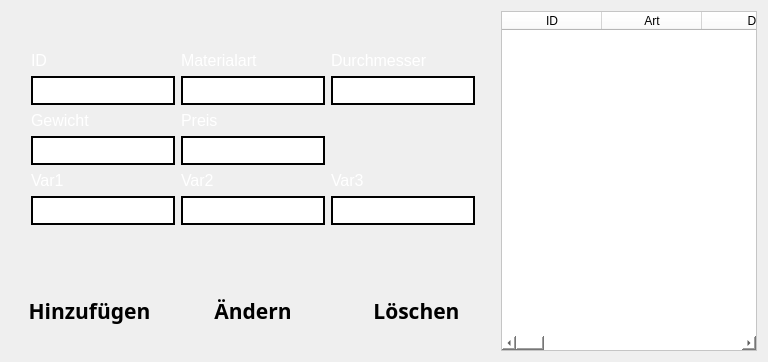
     <widget class="QWidget" name="tab_4">
      <attribute name="title">
       <string>Materialparameter</string>
      </attribute>
      <layout class="QHBoxLayout" name="horizontalLayout_5">
       <item>
        <layout class="QVBoxLayout" name="verticalLayout_7">
         <item>
          <layout class="QGridLayout" name="gridLayout_7">
           <item row="2" column="1">
            <widget class="QLineEdit" name="lineEdit_3">
             <property name="font">
              <font>
               <family>VW Head CarUI</family>
               <pointsize>12</pointsize>
              </font>
             </property>
             <property name="styleSheet">
              <string notr="true">QLineEdit{
background-color:rgb(255, 255, 255);
border-style:solid;
border-width:2px;
border-color: qlineargradient(x1: 0, y1: 0, x2: 0, y2: 1,
                     stop: 0 #c8def3, stop: 0.4 #8daac4,
                     stop: 0.5 #5085b5, stop: 1.0 #226eb3);
}
QLineEdit:hover{
background-color:rgb(255, 255, 255);
border-style:solid;
border-width:2px;
border-color: qlineargradient(x1: 0, y1: 0, x2: 0, y2: 1,
                     stop: 0 #6798c7, stop: 0.4 #6fa3d6,
                     stop: 0.5 #79aee2, stop: 1.0 #c8def3);
}</string>
             </property>
            </widget>
           </item>
           <item row="6" column="1">
            <widget class="QLineEdit" name="lineEdit_6">
             <property name="font">
              <font>
               <family>VW Head CarUI</family>
               <pointsize>12</pointsize>
              </font>
             </property>
             <property name="styleSheet">
              <string notr="true">QLineEdit{
background-color:rgb(255, 255, 255);
border-style:solid;
border-width:2px;
border-color: qlineargradient(x1: 0, y1: 0, x2: 0, y2: 1,
                     stop: 0 #c8def3, stop: 0.4 #8daac4,
                     stop: 0.5 #5085b5, stop: 1.0 #226eb3);
}
QLineEdit:hover{
background-color:rgb(255, 255, 255);
border-style:solid;
border-width:2px;
border-color: qlineargradient(x1: 0, y1: 0, x2: 0, y2: 1,
                     stop: 0 #6798c7, stop: 0.4 #6fa3d6,
                     stop: 0.5 #79aee2, stop: 1.0 #c8def3);
}</string>
             </property>
            </widget>
           </item>
           <item row="1" column="1">
            <widget class="QLabel" name="label_21">
             <property name="font">
              <font>
               <pointsize>12</pointsize>
              </font>
             </property>
             <property name="styleSheet">
              <string notr="true">color:rgb(255,255,255)</string>
             </property>
             <property name="text">
              <string>ID</string>
             </property>
            </widget>
           </item>
           <item row="0" column="2">
            <spacer name="verticalSpacer_10">
             <property name="orientation">
              <enum>Qt::Vertical</enum>
             </property>
             <property name="sizeType">
              <enum>QSizePolicy::Fixed</enum>
             </property>
             <property name="sizeHint" stdset="0">
              <size>
               <width>20</width>
               <height>40</height>
              </size>
             </property>
            </spacer>
           </item>
           <item row="2" column="2">
            <widget class="QLineEdit" name="lineEdit">
             <property name="font">
              <font>
               <family>VW Head CarUI</family>
               <pointsize>12</pointsize>
              </font>
             </property>
             <property name="styleSheet">
              <string notr="true">QLineEdit{
background-color:rgb(255, 255, 255);
border-style:solid;
border-width:2px;
border-color: qlineargradient(x1: 0, y1: 0, x2: 0, y2: 1,
                     stop: 0 #c8def3, stop: 0.4 #8daac4,
                     stop: 0.5 #5085b5, stop: 1.0 #226eb3);
}
QLineEdit:hover{
background-color:rgb(255, 255, 255);
border-style:solid;
border-width:2px;
border-color: qlineargradient(x1: 0, y1: 0, x2: 0, y2: 1,
                     stop: 0 #6798c7, stop: 0.4 #6fa3d6,
                     stop: 0.5 #79aee2, stop: 1.0 #c8def3);
}</string>
             </property>
            </widget>
           </item>
           <item row="7" column="2">
            <spacer name="verticalSpacer_9">
             <property name="orientation">
              <enum>Qt::Vertical</enum>
             </property>
             <property name="sizeHint" stdset="0">
              <size>
               <width>20</width>
               <height>40</height>
              </size>
             </property>
            </spacer>
           </item>
           <item row="1" column="2">
            <widget class="QLabel" name="label_19">
             <property name="font">
              <font>
               <pointsize>12</pointsize>
              </font>
             </property>
             <property name="styleSheet">
              <string notr="true">color:rgb(255,255,255)</string>
             </property>
             <property name="text">
              <string>Materialart</string>
             </property>
            </widget>
           </item>
           <item row="2" column="7">
            <spacer name="horizontalSpacer_15">
             <property name="orientation">
              <enum>Qt::Horizontal</enum>
             </property>
             <property name="sizeType">
              <enum>QSizePolicy::Fixed</enum>
             </property>
             <property name="sizeHint" stdset="0">
              <size>
               <width>20</width>
               <height>20</height>
              </size>
             </property>
            </spacer>
           </item>
           <item row="1" column="6">
            <widget class="QLabel" name="label_20">
             <property name="font">
              <font>
               <pointsize>12</pointsize>
              </font>
             </property>
             <property name="styleSheet">
              <string notr="true">color:rgb(255,255,255)</string>
             </property>
             <property name="text">
              <string>Durchmesser</string>
             </property>
            </widget>
           </item>
           <item row="2" column="6">
            <widget class="QLineEdit" name="lineEdit_2">
             <property name="font">
              <font>
               <family>VW Head CarUI</family>
               <pointsize>12</pointsize>
              </font>
             </property>
             <property name="styleSheet">
              <string notr="true">QLineEdit{
background-color:rgb(255, 255, 255);
border-style:solid;
border-width:2px;
border-color: qlineargradient(x1: 0, y1: 0, x2: 0, y2: 1,
                     stop: 0 #c8def3, stop: 0.4 #8daac4,
                     stop: 0.5 #5085b5, stop: 1.0 #226eb3);
}
QLineEdit:hover{
background-color:rgb(255, 255, 255);
border-style:solid;
border-width:2px;
border-color: qlineargradient(x1: 0, y1: 0, x2: 0, y2: 1,
                     stop: 0 #6798c7, stop: 0.4 #6fa3d6,
                     stop: 0.5 #79aee2, stop: 1.0 #c8def3);
}</string>
             </property>
            </widget>
           </item>
           <item row="2" column="0">
            <spacer name="horizontalSpacer_16">
             <property name="orientation">
              <enum>Qt::Horizontal</enum>
             </property>
             <property name="sizeType">
              <enum>QSizePolicy::Fixed</enum>
             </property>
             <property name="sizeHint" stdset="0">
              <size>
               <width>20</width>
               <height>20</height>
              </size>
             </property>
            </spacer>
           </item>
           <item row="4" column="2">
            <widget class="QLineEdit" name="lineEdit_5">
             <property name="font">
              <font>
               <family>VW Head CarUI</family>
               <pointsize>12</pointsize>
              </font>
             </property>
             <property name="styleSheet">
              <string notr="true">QLineEdit{
background-color:rgb(255, 255, 255);
border-style:solid;
border-width:2px;
border-color: qlineargradient(x1: 0, y1: 0, x2: 0, y2: 1,
                     stop: 0 #c8def3, stop: 0.4 #8daac4,
                     stop: 0.5 #5085b5, stop: 1.0 #226eb3);
}
QLineEdit:hover{
background-color:rgb(255, 255, 255);
border-style:solid;
border-width:2px;
border-color: qlineargradient(x1: 0, y1: 0, x2: 0, y2: 1,
                     stop: 0 #6798c7, stop: 0.4 #6fa3d6,
                     stop: 0.5 #79aee2, stop: 1.0 #c8def3);
}</string>
             </property>
            </widget>
           </item>
           <item row="3" column="2">
            <widget class="QLabel" name="label_23">
             <property name="font">
              <font>
               <pointsize>12</pointsize>
              </font>
             </property>
             <property name="styleSheet">
              <string notr="true">color:rgb(255,255,255)</string>
             </property>
             <property name="text">
              <string>Preis</string>
             </property>
            </widget>
           </item>
           <item row="4" column="1">
            <widget class="QLineEdit" name="lineEdit_4">
             <property name="font">
              <font>
               <family>VW Head CarUI</family>
               <pointsize>12</pointsize>
              </font>
             </property>
             <property name="styleSheet">
              <string notr="true">QLineEdit{
background-color:rgb(255, 255, 255);
border-style:solid;
border-width:2px;
border-color: qlineargradient(x1: 0, y1: 0, x2: 0, y2: 1,
                     stop: 0 #c8def3, stop: 0.4 #8daac4,
                     stop: 0.5 #5085b5, stop: 1.0 #226eb3);
}
QLineEdit:hover{
background-color:rgb(255, 255, 255);
border-style:solid;
border-width:2px;
border-color: qlineargradient(x1: 0, y1: 0, x2: 0, y2: 1,
                     stop: 0 #6798c7, stop: 0.4 #6fa3d6,
                     stop: 0.5 #79aee2, stop: 1.0 #c8def3);
}</string>
             </property>
            </widget>
           </item>
           <item row="3" column="1">
            <widget class="QLabel" name="label_22">
             <property name="font">
              <font>
               <pointsize>12</pointsize>
              </font>
             </property>
             <property name="styleSheet">
              <string notr="true">color:rgb(255,255,255)</string>
             </property>
             <property name="text">
              <string>Gewicht</string>
             </property>
            </widget>
           </item>
           <item row="5" column="1">
            <widget class="QLabel" name="label_24">
             <property name="font">
              <font>
               <pointsize>12</pointsize>
              </font>
             </property>
             <property name="styleSheet">
              <string notr="true">color:rgb(255,255,255)</string>
             </property>
             <property name="text">
              <string>Var1</string>
             </property>
            </widget>
           </item>
           <item row="6" column="2">
            <widget class="QLineEdit" name="lineEdit_7">
             <property name="font">
              <font>
               <family>VW Head CarUI</family>
               <pointsize>12</pointsize>
              </font>
             </property>
             <property name="styleSheet">
              <string notr="true">QLineEdit{
background-color:rgb(255, 255, 255);
border-style:solid;
border-width:2px;
border-color: qlineargradient(x1: 0, y1: 0, x2: 0, y2: 1,
                     stop: 0 #c8def3, stop: 0.4 #8daac4,
                     stop: 0.5 #5085b5, stop: 1.0 #226eb3);
}
QLineEdit:hover{
background-color:rgb(255, 255, 255);
border-style:solid;
border-width:2px;
border-color: qlineargradient(x1: 0, y1: 0, x2: 0, y2: 1,
                     stop: 0 #6798c7, stop: 0.4 #6fa3d6,
                     stop: 0.5 #79aee2, stop: 1.0 #c8def3);
}</string>
             </property>
            </widget>
           </item>
           <item row="6" column="6">
            <widget class="QLineEdit" name="lineEdit_8">
             <property name="font">
              <font>
               <family>VW Head CarUI</family>
               <pointsize>12</pointsize>
              </font>
             </property>
             <property name="styleSheet">
              <string notr="true">QLineEdit{
background-color:rgb(255, 255, 255);
border-style:solid;
border-width:2px;
border-color: qlineargradient(x1: 0, y1: 0, x2: 0, y2: 1,
                     stop: 0 #c8def3, stop: 0.4 #8daac4,
                     stop: 0.5 #5085b5, stop: 1.0 #226eb3);
}
QLineEdit:hover{
background-color:rgb(255, 255, 255);
border-style:solid;
border-width:2px;
border-color: qlineargradient(x1: 0, y1: 0, x2: 0, y2: 1,
                     stop: 0 #6798c7, stop: 0.4 #6fa3d6,
                     stop: 0.5 #79aee2, stop: 1.0 #c8def3);
}</string>
             </property>
            </widget>
           </item>
           <item row="5" column="2">
            <widget class="QLabel" name="label_25">
             <property name="font">
              <font>
               <pointsize>12</pointsize>
              </font>
             </property>
             <property name="styleSheet">
              <string notr="true">color:rgb(255,255,255)</string>
             </property>
             <property name="text">
              <string>Var2</string>
             </property>
            </widget>
           </item>
           <item row="5" column="6">
            <widget class="QLabel" name="label_26">
             <property name="font">
              <font>
               <pointsize>12</pointsize>
              </font>
             </property>
             <property name="styleSheet">
              <string notr="true">color:rgb(255,255,255)</string>
             </property>
             <property name="text">
              <string>Var3</string>
             </property>
            </widget>
           </item>
          </layout>
         </item>
         <item>
          <layout class="QHBoxLayout" name="horizontalLayout_4">
           <item>
            <widget class="QPushButton" name="pushButton_4">
             <property name="minimumSize">
              <size>
               <width>0</width>
               <height>80</height>
              </size>
             </property>
             <property name="font">
              <font>
               <family>VW Head CarUI</family>
               <pointsize>16</pointsize>
               <weight>75</weight>
               <bold>true</bold>
              </font>
             </property>
             <property name="styleSheet">
              <string notr="true">QPushButton{
background: qlineargradient(x1: 0, y1: 0, x2: 0, y2: 1,
                     stop: 0 #c8def3, stop: 0.4 #79aee2,
                     stop: 0.5 #6fa3d6, stop: 1.0 #6798c7);
color:rgb(0, 0, 0);
border-style:outset;
}
QPushButton:hover{
background: qlineargradient(x1: 0, y1: 0, x2: 0, y2: 1,
                     stop: 0 #6798c7, stop: 0.4 #6fa3d6,
                     stop: 0.5 #79aee2, stop: 1.0 #c8def3);
border-style:outset;
border-width:3px;
border-color:rgb(46, 87, 143);
}
QPushButton:pressed{
background-color: rgb(200, 222, 243);
border-style:inset;
}
</string>
             </property>
             <property name="text">
              <string>Hinzufügen</string>
             </property>
            </widget>
           </item>
           <item>
            <widget class="QPushButton" name="pushButton_3">
             <property name="minimumSize">
              <size>
               <width>0</width>
               <height>80</height>
              </size>
             </property>
             <property name="font">
              <font>
               <family>VW Head CarUI</family>
               <pointsize>16</pointsize>
               <weight>75</weight>
               <bold>true</bold>
              </font>
             </property>
             <property name="styleSheet">
              <string notr="true">QPushButton{
background: qlineargradient(x1: 0, y1: 0, x2: 0, y2: 1,
                     stop: 0 #c8def3, stop: 0.4 #79aee2,
                     stop: 0.5 #6fa3d6, stop: 1.0 #6798c7);
color:rgb(0, 0, 0);
border-style:outset;
}
QPushButton:hover{
background: qlineargradient(x1: 0, y1: 0, x2: 0, y2: 1,
                     stop: 0 #6798c7, stop: 0.4 #6fa3d6,
                     stop: 0.5 #79aee2, stop: 1.0 #c8def3);
border-style:outset;
border-width:3px;
border-color:rgb(46, 87, 143);
}
QPushButton:pressed{
background-color: rgb(200, 222, 243);
border-style:inset;
}
</string>
             </property>
             <property name="text">
              <string>Ändern</string>
             </property>
            </widget>
           </item>
           <item>
            <widget class="QPushButton" name="pushButton_2">
             <property name="minimumSize">
              <size>
               <width>0</width>
               <height>80</height>
              </size>
             </property>
             <property name="font">
              <font>
               <family>VW Head CarUI</family>
               <pointsize>16</pointsize>
               <weight>75</weight>
               <bold>true</bold>
              </font>
             </property>
             <property name="styleSheet">
              <string notr="true">QPushButton{
background: qlineargradient(x1: 0, y1: 0, x2: 0, y2: 1,
                     stop: 0 #c8def3, stop: 0.4 #79aee2,
                     stop: 0.5 #6fa3d6, stop: 1.0 #6798c7);
color:rgb(0, 0, 0);
border-style:outset;
}
QPushButton:hover{
background: qlineargradient(x1: 0, y1: 0, x2: 0, y2: 1,
                     stop: 0 #6798c7, stop: 0.4 #6fa3d6,
                     stop: 0.5 #79aee2, stop: 1.0 #c8def3);
border-style:outset;
border-width:3px;
border-color:rgb(46, 87, 143);
}
QPushButton:pressed{
background-color: rgb(200, 222, 243);
border-style:inset;
}
</string>
             </property>
             <property name="text">
              <string>Löschen</string>
             </property>
            </widget>
           </item>
          </layout>
         </item>
        </layout>
       </item>
       <item>
        <widget class="QTableWidget" name="tableWidget">
         <property name="styleSheet">
          <string notr="true">background-color:rgb(255,255,255)</string>
         </property>
         <property name="columnCount">
          <number>16</number>
         </property>
         <column>
          <property name="text">
           <string>ID</string>
          </property>
         </column>
         <column>
          <property name="text">
           <string>Art</string>
          </property>
         </column>
         <column>
          <property name="text">
           <string>D</string>
          </property>
         </column>
         <column>
          <property name="text">
           <string>Gewicht</string>
          </property>
         </column>
         <column>
          <property name="text">
           <string>Preis</string>
          </property>
         </column>
         <column>
          <property name="text">
           <string>Var1</string>
          </property>
         </column>
         <column>
          <property name="text">
           <string>Var2</string>
          </property>
         </column>
         <column>
          <property name="text">
           <string>Var3</string>
          </property>
         </column>
         <column/>
         <column/>
         <column/>
         <column/>
         <column/>
         <column/>
         <column/>
         <column/>
        </widget>
       </item>
      </layout>
     </widget>
